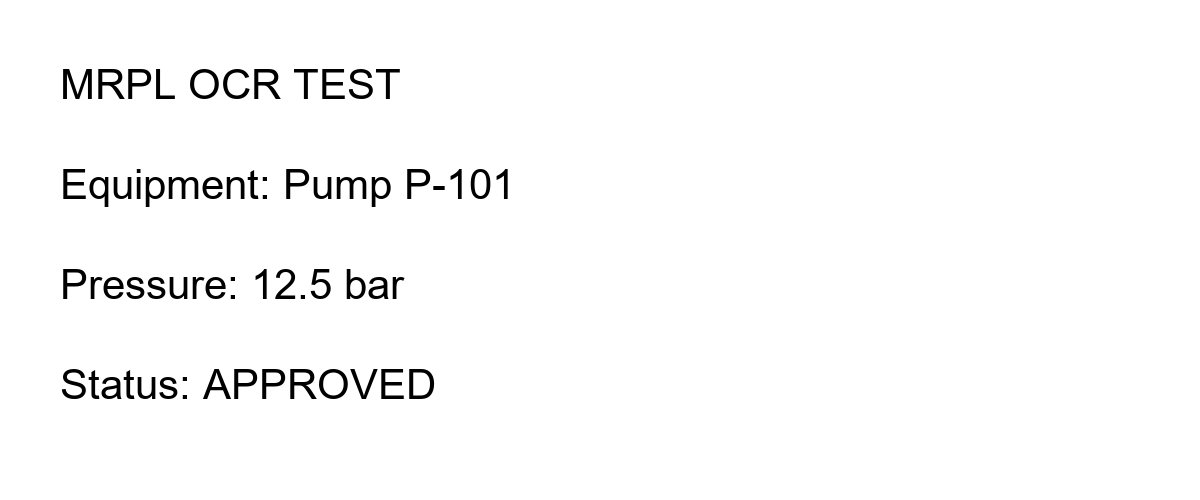
#> input picture member3_ocr/input/ocr_real_test.png, 1200 x 500 px
$ python -i image_preprocessing.py   (imports and definitions only)
#> lines starting #> are read from the running program, lines starting #| are printed output that depends on the picture; after the words box and inside, x2 and y2 are one past the last pixel; in counts of white or black regions, pixels touching at a corner belong together
#> further down, picture is the input picture: shape (500, 1200, 3); min 0, max 255, mean 249.4
"""Safe, configurable image preprocessing for OCR, drawings, and vision inputs.

This module reads source images without changing them.  Processed output is only
written when explicitly requested and is never allowed inside ``datasets/``.
"""
from __future__ import annotations


import argparse
import hashlib
import logging
import time
from dataclasses import dataclass, field
from pathlib import Path
from typing import Any, Literal, Mapping, Sequence

import cv2
import numpy as np
from PIL import Image, UnidentifiedImageError

LOGGER = logging.getLogger(__name__)

SUPPORTED_EXTENSIONS = frozenset({".jpg", ".jpeg", ".png", ".bmp", ".tif", ".tiff", ".webp"})
ThresholdMethod = Literal["global", "adaptive"]


class ImagePreprocessingError(RuntimeError):
    """Base exception for an image preprocessing failure."""


class ImageValidationError(ImagePreprocessingError):
    """Raised when an input does not exist, is unsupported, or is unreadable."""


class CropValidationError(ImagePreprocessingError):
    """Raised when a requested crop rectangle is invalid."""


@dataclass(frozen=True)
class PreprocessingOptions:
    """Options for a preprocessing run.

    All enhancement operations are opt-in.  ``document_ocr`` is a conservative
    preset, while drawing and general-vision presets preserve colour and detail.
    """

    max_width: int | None = None
    max_height: int | None = None
    allow_upscale: bool = False
    grayscale: bool = False
    denoise: bool = False
    denoise_strength: int = 3
    contrast_enhancement: bool = False
    clahe_clip_limit: float = 2.0
    clahe_tile_grid_size: int = 8
    deskew: bool = False
    deskew_min_angle: float = 0.3
    deskew_max_angle: float = 10.0
    binarize: bool = False
    threshold_method: ThresholdMethod = "adaptive"
    crop_box: tuple[int, int, int, int] | None = None

    # [28 lines left out: functions document_ocr, drawing, general_vision, not called in this run]


@dataclass
class PreprocessingResult:
    """The processed image together with provenance and applied operations."""

    image: np.ndarray = field(repr=False)
    original_path: Path
    original_width: int
    original_height: int
    processed_width: int
    processed_height: int
    original_mode: str
    processed_is_grayscale: bool
    original_metadata: Mapping[str, Any]
    operations_applied: list[str]
    processing_time_seconds: float
    output_path: Path | None = None
    deskew_angle_degrees: float | None = None


# [41 lines left out: functions validate_image, _load_image, not called in this run]


def _as_gray(image: np.ndarray) -> np.ndarray:
    if image.ndim == 2:
        return image
    if image.ndim == 3 and image.shape[2] == 4:
        return cv2.cvtColor(image, cv2.COLOR_BGRA2GRAY)
    return cv2.cvtColor(image, cv2.COLOR_BGR2GRAY)


# [63 lines left out: functions resize_to_fit, crop_image, _denoise, _apply_clahe, not called in this run]


def estimate_skew_angle(image: np.ndarray, max_angle: float = 10.0) -> float | None:
    """Estimate a conservative document skew angle, or return ``None``.

    The estimator rejects sparse content and strong non-document angles, which
    prevents drawings with many deliberate lines from being automatically rotated.
    """
    gray = _as_gray(image)
    binary = cv2.threshold(gray, 0, 255, cv2.THRESH_BINARY_INV + cv2.THRESH_OTSU)[1]
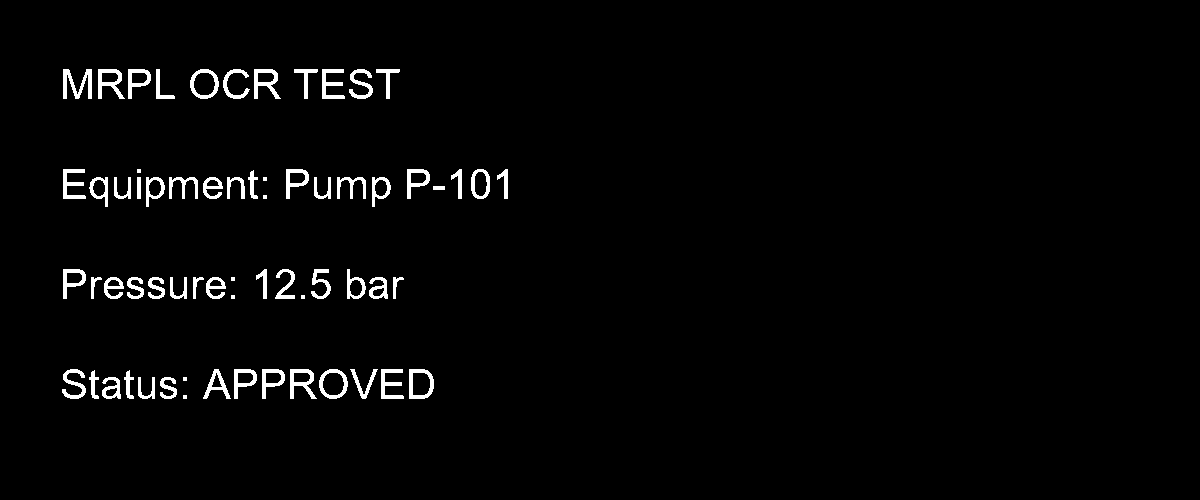
#> binary: shape (500, 1200); 2.2% white; 65 white regions (8 under 20 px), largest, box (x1, y1, x2, y2) and area: (63, 69, 92, 99) 433, (98, 69, 125, 99) 361, (254, 69, 281, 99) 361
    points = np.column_stack(np.where(binary > 0))
#> points = 13336 pairs, first value 69 to 398, second value 62 to 507
    if len(points) < 100:
        return None
    angle = cv2.minAreaRect(points.astype(np.float32))[-1]
#> angle = -90
    angle = angle + 90 if angle < -45 else angle
#> angle = 0
    if abs(angle) > max_angle:
        return None
    return float(angle)


# [28 lines left out: functions _rotate, _binarize, _ensure_safe_output_path, not called in this run]


class ImagePreprocessor:
    """Reusable pipeline that applies selected preprocessing operations in order."""

    # [181 lines left out: functions process_array, process, preprocess_image, _build_parser, main, not called in this run]


# [3 lines not run here, left out]

>>> import cv2
>>> picture = cv2.imread('../input/ocr_real_test.png')
>>> result = estimate_skew_angle(picture)
#> result = 0
